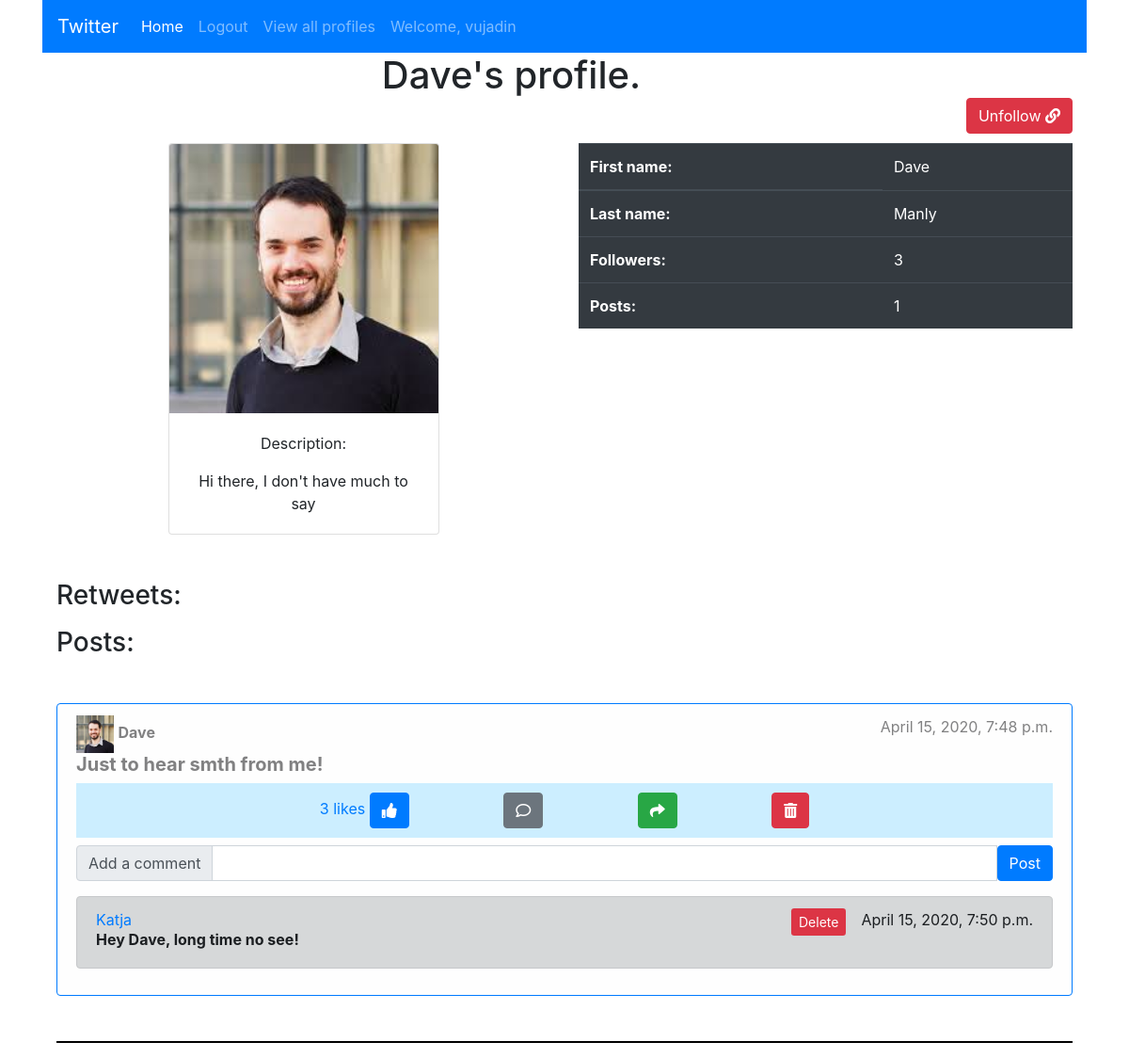
Screenshot of /profile_view/3/ (signed in) with the database file from the repository.
### twitter_comps/models.py (models this page shows, shortened)
class Profile(models.Model):
	user = models.OneToOneField(User, related_name="user_profile", on_delete=models.CASCADE)
	first_name = models.CharField(max_length=100, blank=True, null=True)
	last_name = models.CharField(max_length=100, blank=True, null=True)
	description = models.CharField(max_length=200, blank=True, null=True)
	profile_picture = models.ImageField(default = DEFAULT_PROFILEIMG_URL, blank=True, null=True)
	followers = models.ManyToManyField("Profile", blank=True)
	posts = models.ManyToManyField("Post", blank=True)
	def __str__(self):
		return self.user.username

class Post(models.Model):
	text = models.CharField(max_length=200)
	poster = models.ForeignKey(Profile, on_delete=models.CASCADE)
	date = models.DateTimeField(auto_now_add=True, null=True, blank=True)
	likes = models.ManyToManyField("Like", blank=True)
	comments = models.ManyToManyField("Comment", blank=True)

class Comment(models.Model):
	comment_text = models.CharField(max_length=200, blank=True, default="")
	commenter = models.ForeignKey(Profile, on_delete=models.CASCADE, null=True, blank=True)
	for_post = models.ForeignKey(Post, on_delete=models.CASCADE, null=True, blank=True)
	commented_on = models.DateTimeField(auto_now_add=True, null=True, blank=True)
	class Meta:
		ordering = ['-commented_on']

### twitter_comps/views.py (the view)
# urls.py: path("profile_view/<int:id>/", profile_view, name="profile_view"),
def profile_view(request, id):
	retweets = Retweet.objects.all()
	profile = Profile.objects.get(id=id)
	users_posts = Post.objects.filter(poster=profile)
	current_profile = Profile.objects.get(user=request.user)
	all_followers = profile.followers.all()
	da = False
	if profile.followers.filter(user=request.user).exists():
		da = True
	else:
		da = False
	context = {
		"profile":profile,
		"users_posts":users_posts,
		"retweets": retweets,
		"all_followers":all_followers,
		"da":da
	}
	return render(request, "profile_page.html", context)

### templates/profile_page.html (shortened to what this page needs)
{% extends 'base.html' %}
{% block content %}
<div class="container-sm">
{% if profile != current_profile %}
	{% if da %}
	<a class="btn btn-danger mt-5" href="{% url 'twitter_comps:add_follower' profile.id %}" style="float: right; color: white">Unfollow  <i class="fas fa-link"></i></a>
	{% else %}
	<a class="btn btn-primary mt-5" href="{% url 'twitter_comps:add_follower' profile.id %}" style="float: right; color: white">Follow  <i class="fas fa-link"></i></a>
	{% endif %}
{% endif %}
	<center><h1>{{profile.user.username}}'s profile.</h1></center>
	<div class="row mt-5">
		<div class="col-sm">
			<center>
				<div class="card" style="width: 18rem;">
					<img src="{{profile.profile_picture.url}}" class="card-img-top">
					<div class="card-body">
						<p>Description:</p>
						<p class="card-text">{{profile.description}}</p>
					</div>
				</div>
			</center>
		</div>
		<div class="col-sm">
			<table class="table table-dark">
			  <thead>
			    <tr>
			      <th scope="col">First name:</th>
			      <td scope="col">{{profile.first_name}}</td>
			    </tr>
			  </thead>
			  <tbody>
			    <tr>
			      <th scope="row">Last name: </th>
			      <td>{{profile.last_name}}</td>
			    </tr>
			    <tr>
			      <th scope="row">Followers:</th>
			      <td>{{profile.followers.count}}</td>
			    </tr>
			    <tr>
			      <th scope="row">Posts:</th>
			      <td>{{profile.posts.count}}</td>
			    </tr>
			  </tbody>
			</table>
		</div>
	</div>
<h3 class="mt-5">Retweets:</h3>
<h3 class="mt-3">Posts:</h3>
	{% for post in users_posts %}
		<div class="alert alert-light border border-primary mt-5 mb-5" role="alert">
		<a href="{% url 'twitter_comps:profile_view' post.poster.id %}"><img src="{{post.poster.profile_picture.url}}" width="40px" height="40px"></a>
	<b>{{post.poster.user.username}}</b>
	<p style="float: right;">{{post.date}}</p>
  <h5><b>{{post.text}}</b></h5>
  <div class="gadgets" style="text-align: center; background:#cceeff; padding: 10px">
  	 <a href="{% url 'twitter_comps:view_likes' post.id %}">{{post.likes.count}} likes</a>
  	<a href="{% url 'twitter_comps:like_post' post.id %}" class="btn btn-primary mr-5"><i class="fas fa-thumbs-up"></i></a>
  	<a href="#" class="btn btn-secondary mr-5  ml-5"><i class="far fa-comment"></i></i></a>
  	<a href="{% url 'twitter_comps:comment_post' post.id %}" class="btn btn-success mr-5 ml-5"><i class="fas fa-share"></i></i></a>
  	{% if post.poster == profile %}
  		<a href="{% url 'twitter_comps:delete_post' post.id %}" class="btn btn-danger ml-5"><i class="fas fa-trash-alt"></i></i></a>
  	{% endif %}
  </div>
  <div class="comment-div">
<form method="POST" action="{% url 'twitter_comps:comment_post' post.id %}">
  <div class="input-group mb-3 mt-2">
    <div class="input-group-prepend">
    <span class="input-group-text" id="inputGroup-sizing-default">Add a comment</span>
    </div>
    <input name="comment-input" type="text" class="form-control" aria-label="Default" aria-describedby="inputGroup-sizing-default">
   <button type="submit" class="btn btn-primary">Post</button>
  </div>
  </form>
  {% for comment in post.comments.all %}
  <div class="alert alert-dark" role="alert">
    <p style="float: right">{{comment.commented_on}}</p>
    <a href="">{{comment.commenter}}</a>
    <a href="{% url 'twitter_comps:delete_comment' comment.id %}" class="btn-sm btn-danger mr-3" style="float: right;">Delete</a>
  <h6><b>{{comment.comment_text}}</b></h6>
  </div>
  {% endfor %}
</div>
</div>
<hr style="border: 1px solid black">
	{% endfor %}
</div>
{% endblock %}

### templates/navbar.html (shortened to what this page needs)
<nav class="navbar navbar-expand-lg navbar-dark bg-primary">
  <a class="navbar-brand" href="{% url 'twitter_comps:home' %}">Twitter</a>
  <div class="collapse navbar-collapse" id="navbarText">
    <ul class="navbar-nav mr-auto">
      <li class="nav-item active">
        <a class="nav-link" href="{% url 'twitter_comps:home' %}">Home</a>
      </li>
      <li class="nav-item">
        {% if user.is_authenticated %}
          <a class="nav-link" href="{% url 'twitter_comps:logout' %}">Logout</a>
        {% else %}
          <a class="nav-link" href="{% url 'twitter_comps:login_page' %}">Log in</a>
        {% endif %}
      </li>
        <li class="nav-item">
          <a class="nav-link" href="{% url 'twitter_comps:profiles' %}">View all profiles</a>
        </li>
        {% if user.is_authenticated %}
        <li class="nav-item">
          <a class="nav-link" href="/">Welcome, {{user.username}}</a>
        </li>
        {% endif %}
    </ul>
  </div>
</nav>

### rows the page displays
Profile: user.username "Dave", profile_picture (picture), description "Hi there, I don't have much to say", first_name "Dave", last_name "Manly", followers.count "3", posts.count "1"
Post: poster.profile_picture (picture), poster.user.username "Dave", date "April 15, 2020, 7:48 p.m.", text "Just to hear smth from me!", likes.count "3"
Comment: commented_on "April 15, 2020, 7:50 p.m.", commenter "Katja", comment_text "Hey Dave, long time no see!"

### other values shown
{{ user.username }} "vujadin"
